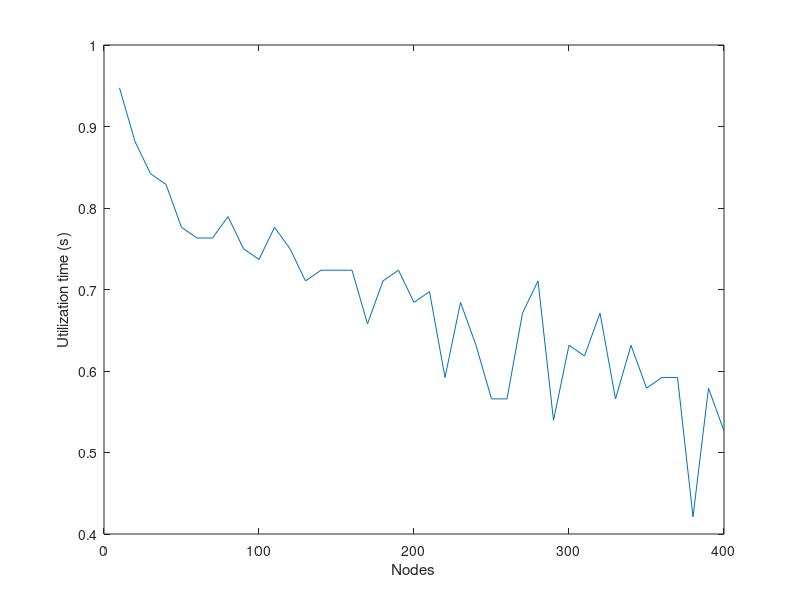

Here is the MATLAB script that generated this plot: (Note: this script raises an error after producing the figure.)
%% =========== Initial

clear; clc
    % Packet size = 1000 | 2000 | 5000 | 8000 | 10000
Packet_size = 10000 * 8;% get the packet size in bits (8 bits/packet) %
T = 1000 * 10^-3; % get simulation time in s %

% ====== Strategy
backoff_strategy = (1:5);

%% ======= CREATE NODES
len = (1:40);
L = length(len); %Number of simulation case
N = zeros(1, L);
start = 10; % 10^1
for i=1:L
    N(i) = start*len(i); %Number of nodes for each case
end


%% =======
for backoff = 1:length(backoff_strategy)
    Backoff_St = backoff_strategy(backoff);
    utility= zeros(1, L);

    for ii=1:L
        if Backoff_St == 2
            % Strategy 2 %
            total_time = 0;
            count = 0;
            good_time = 0;
            data_rate = 6 * 10^6; % 6 Mbps %
            packet_time = Packet_size / data_rate; % get packet time %
            slot_size = 9 * (10^-6); % 9 us %
            j = 1;
            simulation_count = 0;
            CW_min = 15;
            CW = 15;
            collision_flag = 0;
            r = (randi([0,CW_min],N(ii),1)) * 10^-6; % generate N random numbers and put them into an array %

            while total_time < T

                [M,I] = min(r); % find the node with the minimum counter and index of node %
                simulation_count = simulation_count + 1;

                for i = 1:N(ii)   % check if there are more than one nodes with same minimum counter %
                    if (M == r(i))
                        count = count + 1;
                        collision_index(j) = i;
                        j = j + 1;
                    end
                end

                if count > 1
                    collision_flag = 1; % collision occured %
                end

                if collision_flag ~= 1
                    good_time = good_time + packet_time;
                    CW = round(CW,2);
                    r(I) = (randi([0,CW],1,1)) * 10^-6;
                else
                    CW = CW + 2;
                    for i = 1:N(ii)
                        if (M == r(i))
                            r(i) = (randi([0,CW],1,1)) * 10^-6;
                        end
                    end
                end

                total_time = total_time + packet_time;
                for i = 1:N(ii)
                    for j = 1:size(collision_index)
                        if(i ~= collision_index(j))
                            r(i) = r(i) - slot_size;
                        end
                    end
                end
                count = 0;
                collision_flag = 0;
            end

            utility(ii) = good_time / total_time;
        end


        if Backoff_St == 1
            % Strategy 1 %
            total_time = 0;
            count = 0;
            good_time = 0;
            data_rate = 6 * 10^6; % 6 Mbps %
            packet_time = Packet_size / data_rate; % get packet time %
            slot_size = 9 * (10^-6); % 9 us %
            j = 1;
            simulation_count = 0;
            CW_min = 15;
            CW = 15;
            collision_flag = 0;
            r = (randi([0,CW_min],N(ii),1)) * 10^-6; % generate N random numbers and put them into an array %

            while total_time < T

                [M,I] = min(r); % find the node with the minimum counter and index of node %
                simulation_count = simulation_count + 1;

                for i = 1:N(ii)   % check if there are more than one nodes with same minimum counter %
                    if (M == r(i))
                        count = count + 1;
                        collision_index(j) = i;
                        j = j + 1;
                    end
                end

                if count > 1
                    collision_flag = 1; % collision occured %
                end

                if collision_flag ~= 1 % if no collision, increase good time %
                    good_time = good_time + packet_time;
                    CW = CW_min;
                    r(I) = (randi([0,CW],1,1)) * 10^-6;
                else
                    CW = CW * 2;
                    for i = 1:N(ii)
                        if (M == r(i)) % for all nodes that collided, choose new rand %
                            r(i) = (randi([0,CW],1,1)) * 10^-6;
                        end
                    end
                end

                total_time = total_time + packet_time;

                for i = 1:N(ii)
                    for j = 1:size(collision_index)
                        if(i ~= collision_index(j))
                            r(i) = r(i) - slot_size;
                        end
                    end
                end
                count = 0;
                collision_flag = 0;
            end

            utility(ii) = good_time / total_time;
        end

        if Backoff_St == 3
            % Strategy 3 %
            total_time = 0;
            count = 0;
            good_time = 0;
            data_rate = 6 * 10^6; % 6 Mbps %
            packet_time = Packet_size / data_rate; % get packet time %
            slot_size = 9 * (10^-6); % 9 us %
            j = 1;
            simulation_count = 0;
            CW_min = 15;
            CW = 15;
            collision_flag = 0;
            r = (randi([0,CW_min],N(ii),1)) * 10^-6; % generate N random numbers and put them into an array %

            while total_time < T

                [M,I] = min(r); % find the node with the minimum counter and index of node %
                simulation_count = simulation_count + 1;

                for i = 1:N(ii)   % check if there are more than one nodes with same minimum counter %
                    if (M == r(i))
                        count = count + 1;
                        collision_index(j) = i;
                        j = j + 1;
                    end
                end

                if count > 1
                    collision_flag = 1; % collision occured %
                end

                if collision_flag ~= 1
                    good_time = good_time + packet_time;
                    CW = round(CW,2);
                    r(I) = (randi([0,CW],1,1)) * 10^-6;
                else
                    CW = CW * 2;
                    for i = 1:N(ii)
                        if (M == r(i))
                            r(i) = (randi([0,CW],1,1)) * 10^-6;
                        end
                    end
                end

                total_time = total_time + packet_time;
                for i = 1:N(ii)
                    for j = 1:size(collision_index)
                        if(i ~= collision_index(j))
                            r(i) = r(i) - slot_size;
                        end
                    end
                end
                count = 0;
                collision_flag = 0;
            end

            utility(ii) = good_time / total_time;
        end

        if Backoff_St == 4
            % Strategy 4 %
            total_time = 0;
            count = 0;
            good_time = 0;
            data_rate = 6 * 10^6; % 6 Mbps %
            packet_time = Packet_size / data_rate; % get packet time %
            slot_size = 9 * (10^-6); % 9 us %
            j = 1;
            simulation_count = 0;
            CW_min = 15;
            CW = 15;
            collision_flag = 0;
            r = (randi([0,CW_min],N(ii),1)) * 10^-6; % generate N random numbers and put them into an array %

            while total_time < T

                [M,I] = min(r); % find the node with the minimum counter and index of node %
                simulation_count = simulation_count + 1;

                for i = 1:N(ii)   % check if there are more than one nodes with same minimum counter %
                    if (M == r(i))
                        count = count + 1;
                        collision_index(j) = i;
                        j = j + 1;
                    end
                end

                if count > 1
                    collision_flag = 1; % collision occured %
                end

                if collision_flag ~= 1
                    good_time = good_time + packet_time;
                    CW = CW - 2;
                    if CW < 1
                        CW = 2;
                    end
                    r(I) = (randi([0,CW],1,1)) * 10^-6;
                else
                    CW = CW + 2;
                    for i = 1:N(ii)
                        if (M == r(i))
                            r(i) = (randi([0,CW],1,1)) * 10^-6;
                        end
                    end
                end

                total_time = total_time + packet_time;
                for i = 1:N(ii)
                    for j = 1:size(collision_index)
                        if(i ~= collision_index(j))
                            r(i) = r(i) - slot_size;
                        end
                    end
                end
                count = 0;
                collision_flag = 0;
            end

            utility(ii) = good_time / total_time;
        end

        if Backoff_St == 5
            % strategy 5 %
            total_time = 0;
            count = 0;
            good_time = 0;
            data_rate = 6 * 10^6; % 6 Mbps %
            packet_time = Packet_size / data_rate; % get packet time %
            slot_size = 9 * (10^-6); % 9 us %
            j = 1;
            simulation_count = 0;
            CW_min = 15;
            CW = 15;
            collision_flag = 0;
            r = (randi([0,CW_min],N(ii),1)) * 10^-6; % generate N random numbers and put them into an array %

            while total_time < T

                [M,I] = min(r); % find the node with the minimum counter and index of node %
                simulation_count = simulation_count + 1;

                for i = 1:N(ii)   % check if there are more than one nodes with same minimum counter %
                    if (M == r(i))
                        count = count + 1;
                        collision_index(j) = i;
                        j = j + 1;
                    end
                end

                if count > 1
                    collision_flag = 1; % collision occured %
                end

                if collision_flag ~= 1
                    good_time = good_time + packet_time;
                    CW = CW - 2;
                    if CW < 1
                        CW = 2;
                    end
                    r(I) = (randi([0,CW],1,1)) * 10^-6;
                else
                    CW = CW * 2;
                    for i = 1:N(ii)
                        if (M == r(i))
                            r(i) = (randi([0,CW],1,1)) * 10^-6;
                        end
                    end
                end

                total_time = total_time + packet_time;
                for i = 1:N(ii)
                    for j = 1:size(collision_index)
                        if(i ~= collision_index(j))
                            r(i) = r(i) - slot_size;
                        end
                    end
                end
                count = 0;
                collision_flag = 0;
            end

            utility(ii) = good_time / total_time;
        end
    end
    plot(N,utility);
    %semilogx(N,utility);
    xlabel('Nodes');
    ylabel('Utilization time (s)')
    %xlim([10 400])
    title('Packet size: ', Packet_size);
    hold on;
end
grid on
legend('Strategy 1', 'Strategy 2', 'Strategy 3', 'Strategy 4', 'Strategy 5')

%matlab2tikz('Packet_80000.tex');
